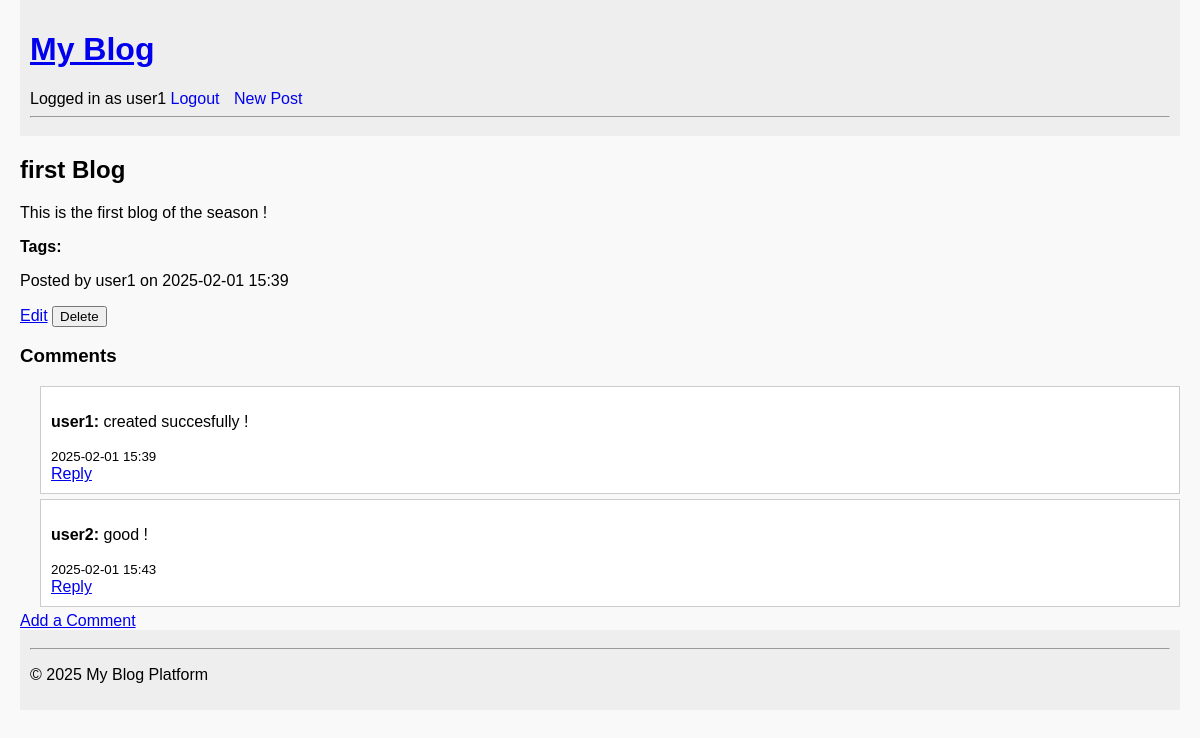
Page /posts/1 (signed in) on the committed database.
### app/models.py (models this page shows, shortened)
class User(UserMixin, db.Model):
    id = db.Column(db.Integer, primary_key=True)
    username = db.Column(db.String(80), unique=True, nullable=False)
    email = db.Column(db.String(120), unique=True, nullable=False)
    password_hash = db.Column(db.String(128))
    posts = db.relationship('Post', backref='author', lazy='dynamic')
    comments = db.relationship('Comment', backref='author', lazy='dynamic')

class Post(db.Model):
    id = db.Column(db.Integer, primary_key=True)
    title = db.Column(db.String(140), nullable=False)
    content = db.Column(db.Text, nullable=False)
    tags = db.Column(db.String(140))  # comma-separated tags
    created_at = db.Column(db.DateTime, default=datetime.utcnow)
    user_id = db.Column(db.Integer, db.ForeignKey('user.id'), nullable=False)
    comments = db.relationship('Comment', backref='post', lazy='dynamic')
    liked_by = db.relationship('User', secondary=post_likes, backref=db.backref('liked_posts', lazy='dynamic'))

class Comment(db.Model):
    id = db.Column(db.Integer, primary_key=True)
    content = db.Column(db.Text, nullable=False)
    created_at = db.Column(db.DateTime, default=datetime.utcnow)
    user_id = db.Column(db.Integer, db.ForeignKey('user.id'), nullable=False)
    post_id = db.Column(db.Integer, db.ForeignKey('post.id'), nullable=False)
    parent_id = db.Column(db.Integer, db.ForeignKey('comment.id'))
    replies = db.relationship('Comment', backref=db.backref('parent', remote_side=[id]), lazy='dynamic')
    liked_by = db.relationship('User', secondary=comment_likes, backref=db.backref('liked_comments', lazy='dynamic'))

### app/posts/routes.py (the view, shortened to what this page needs)
@posts_bp.route('/<int:post_id>', methods=['GET'])
def get_post(post_id):
    post = Post.query.get_or_404(post_id)
    if request.accept_mimetypes.accept_html:
        return render_template('post_detail.html', post=post)

### app/models.py (called while the page is built)
@login_manager.user_loader
def load_user(user_id):
    from app.models import User
    return User.query.get(int(user_id))

### app/templates/post_detail.html (shortened to what this page needs)
{% extends "base.html" %}
{% block content %}
  <article>
    <h2>{{ post.title }}</h2>
    <p>{{ post.content }}</p>
    <p><strong>Tags:</strong> {{ post.tags }}</p>
    <p>Posted by {{ post.author.username }} on {{ post.created_at.strftime('%Y-%m-%d %H:%M') }}</p>
    {% if current_user.is_authenticated and current_user.id == post.author.id %}
      <a href="{{ url_for('posts.edit_post', post_id=post.id) }}">Edit</a>
      <form method="post" action="{{ url_for('posts.delete_post', post_id=post.id) }}" style="display:inline;">
        <button type="submit" onclick="return confirm('Are you sure?');">Delete</button>
      </form>
    {% endif %}
  </article>
  <section>
    <h3>Comments</h3>
    {% for comment in post.comments %}
      <div class="comment" style="margin-left: 20px; border: 1px solid #ccc; padding: 10px; margin-bottom: 5px;">
        <p><strong>{{ comment.author.username }}:</strong> {{ comment.content }}</p>
        <small>{{ comment.created_at.strftime('%Y-%m-%d %H:%M') }}</small>
        <br>
        <a href="{{ url_for('comments.add_comment', post_id=post.id) }}?parent_id={{ comment.id }}">Reply</a>
      </div>
    {% else %}
      <p>No comments yet.</p>
    {% endfor %}
    <a href="{{ url_for('comments.add_comment', post_id=post.id) }}">Add a Comment</a>
  </section>
{% endblock %}

### app/templates/base.html (shortened to what this page needs)
<!DOCTYPE html>
<html lang="en">
<head>
  <link rel="stylesheet" href="{{ url_for('static', filename='style.css') }}">
</head>
<body>
  <header>
    <h1><a href="{{ url_for('posts.list_posts') }}">My Blog</a></h1>
    <nav>
      {% if current_user.is_authenticated %}
        <span>Logged in as {{ current_user.username }}</span>
        <a href="{{ url_for('auth.logout') }}">Logout</a>
      {% else %}
        <a href="{{ url_for('auth.login') }}">Login</a>
        <a href="{{ url_for('auth.register') }}">Register</a>
      {% endif %}
      <a href="{{ url_for('posts.create_post') }}">New Post</a>
    </nav>
    <hr>
  </header>
  <main>
    {% block content %}{% endblock %}
  </main>
  <footer>
    <hr>
    <p>&copy; 2025 My Blog Platform</p>
  </footer>
</body>
</html>

### app/static/style.css (style rules this page uses)
body { font-family: Arial, sans-serif; margin: 0; padding: 0 20px; background-color: #f9f9f9; }
header, footer { background-color: #eee; padding: 10px; }
nav a { margin-right: 10px; text-decoration: none; }
.comment { background-color: #fff; }

### rows in the picture
User: username "user1", author.username "user1"
Post: title "first Blog", content "This is the first blog of the season !", created_at "2025-02-01 15:39"
Comment: author.username "user1", content "created succesfully !", created_at "2025-02-01 15:39"
Comment: author.username "user2", content "good !", created_at "2025-02-01 15:43"
